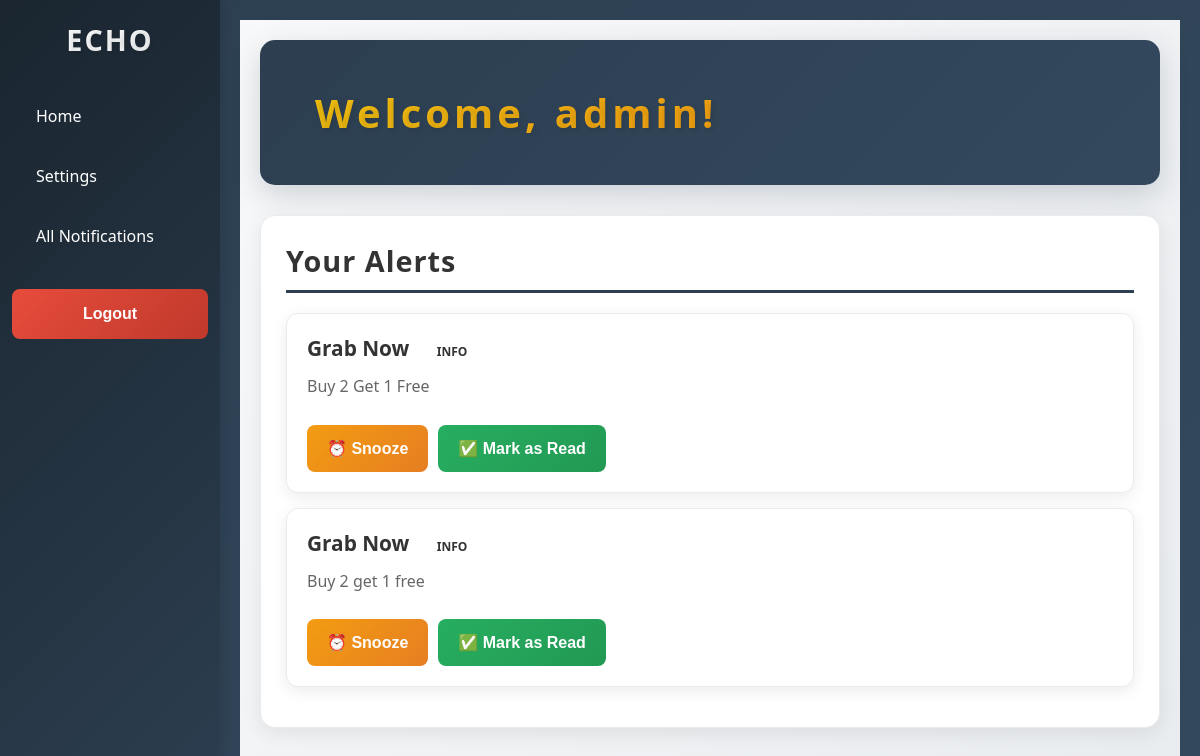
Page /users/dashboard/ (signed in) on the committed database.
### users/models.py (models this page shows, shortened)
class User(AbstractUser):
    email = models.EmailField(unique=True)
    phone_number = models.CharField(max_length=15, blank=True, null=True)
    team = models.ForeignKey(Team, on_delete=models.SET_NULL, null=True, blank=True)

### notifications/models.py (models this page shows, shortened)
class Alert(models.Model):
    SEVERITY_CHOICES = [
        ('info', 'Info'),
        ('warning', 'Warning'),
        ('critical', 'Critical')
    ]
    title = models.CharField(max_length=200)
    message = models.TextField()
    severity = models.CharField(max_length=50, choices=SEVERITY_CHOICES)
    start_time = models.DateTimeField()
    expiry_time = models.DateTimeField()
    remainder_freq = models.IntegerField(default=120)
    teams = models.ManyToManyField('users.Team', blank=True)
    users = models.ManyToManyField(settings.AUTH_USER_MODEL, blank=True)
    entire_organization = models.BooleanField(default=False)
    is_active = models.BooleanField(default=True)

### users/views.py (the view)
# urls.py: path('dashboard/', views.dashboard, name='dashboard'),
@login_required
def dashboard(request):
    user = request.user
    now = timezone.now()
    active_alerts = Alert.objects.filter(
        is_active=True,
        start_time__lte=now,
        expiry_time__gte=now
    ).filter(
        Q(entire_organization=True) |
        Q(users=user) |
        Q(teams=user.team)
    ).distinct()
    snoozed_alerts = UserAlertPreference.objects.filter(
        user=user,
        snoozed_until__gt=now
    ).values_list('alert_id', flat=True)
    read_alerts = UserAlertPreference.objects.filter(
        user=user,
        is_read=True
    ).values_list('alert_id', flat=True)
    alerts_to_show = active_alerts.exclude(id__in=list(snoozed_alerts) + list(read_alerts))
    return render(request, 'dashboard.html', {'alerts': alerts_to_show})

### users/templates/dashboard.html (shortened to what this page needs)
{% extends "base.html" %}
{% block content %}
<div class="dashboard-content">
  <div class="dashboard-welcome">
    <h1>Welcome, {{ request.user.username }}!</h1>
  </div>
  <div class="dashboard-section">
    <h2>Your Alerts</h2>
    {% for alert in alerts %}
    <div class="alert-card">
      <h3>
        {{ alert.title }}
        <span class="alert-severity {{ alert.severity|lower }}">
          {{ alert.severity }}
        </span>
      </h3>
      <p>{{ alert.message }}</p>
      <div class="alert-actions">
        <form method="post" action="{% url 'snooze_alert' alert.id %}">
          <button type="submit" class="alert-btn snooze">⏰ Snooze</button>
        </form>
        <form method="post" action="{% url 'mark_alert_as_read' alert.id %}">
          <button type="submit" class="alert-btn mark-read">
            ✅ Mark as Read
          </button>
        </form>
      </div>
    </div>
    {% empty %}
    <div class="no-alerts">
      <p> No active alerts</p>
    </div>
    {% endfor %}
  </div>
</div>
{% endblock %}

### users/static/style.css (style rules this page uses)
* { margin: 0; padding: 0; box-sizing: border-box; }
body { font-family: 'Segoe UI', Tahoma, Geneva, Verdana, sans-serif; background: linear-gradient(135deg, #2c3e50 0%, #34495e 100%); min-height: 100vh; display: flex; align-items: center; justify-content: center; padding: 20px; }
h1 { color: #2c3e50; font-size: 4em; margin-bottom: 15px; font-weight: 700; letter-spacing: 4px; text-shadow: 2px 2px 4px rgba(0, 0, 0, 0.1); background: linear-gradient(135deg, #2c3e50 0%, #34495e 100%); -webkit-background-clip: text; -webkit-text-fill-color: transparent; background-clip: text; }
h2 { color: #666; font-size: 1.8em; margin-bottom: 30px; font-weight: 500; letter-spacing: 1px; }
form { text-align: left; }
button[type="submit"] { width: 100%; background: linear-gradient(135deg, #2c3e50 0%, #34495e 100%); color: white; border: none; padding: 14px 20px; border-radius: 8px; font-size: 16px; font-weight: 600; cursor: pointer; transition: transform 0.2s ease, box-shadow 0.2s ease; margin-top: 10px; }
body { margin: 0; font-family: 'Segoe UI', Tahoma, Geneva, Verdana, sans-serif; display: flex; }
.dashboard-content { max-width: 1200px; margin: 0 auto; }
.dashboard-welcome { background: linear-gradient(135deg, #2c3e50 0%, #34495e 100%); color: white; padding: 30px; border-radius: 15px; margin-bottom: 30px; box-shadow: 0 10px 30px rgba(44, 62, 80, 0.2); }
.dashboard-welcome h1 { margin: 0; font-size: 2.5em; font-weight: 700; background: linear-gradient(135deg, #f1c40f 0%, #f39c12 100%); -webkit-background-clip: text; -webkit-text-fill-color: transparent; background-clip: text; padding: 15px 25px; border-radius: 10px; display: inline-block; }
.dashboard-section { background: white; border-radius: 15px; padding: 25px; margin-bottom: 25px; box-shadow: 0 5px 20px rgba(0, 0, 0, 0.08); border: 1px solid #e9ecef; }
.dashboard-section h2 { color: #333; font-size: 1.8em; margin-bottom: 20px; font-weight: 600; border-bottom: 3px solid #2c3e50; padding-bottom: 10px; }
.alert-card { background: white; border-radius: 12px; padding: 20px; margin-bottom: 15px; box-shadow: 0 4px 15px rgba(0, 0, 0, 0.08); border-left: 5px solid #2c3e50; transition: all 0.3s ease; border: 1px solid #e9ecef; }
.alert-card h3 { color: #333; font-size: 1.3em; margin-bottom: 10px; font-weight: 600; }
.alert-card p { color: #666; line-height: 1.6; margin-bottom: 15px; }
.alert-severity { display: inline-block; padding: 4px 12px; border-radius: 20px; font-size: 12px; font-weight: 600; text-transform: uppercase; margin-left: 10px; }
.alert-actions { display: flex; gap: 10px; margin-top: 15px; }
.alert-btn { padding: 8px 16px; border: none; border-radius: 8px; font-size: 14px; font-weight: 600; cursor: pointer; transition: all 0.3s ease; text-decoration: none; display: inline-block; text-align: center; }
.alert-btn.snooze { background: linear-gradient(135deg, #f39c12 0%, #e67e22 100%); color: white; }
.alert-btn.mark-read { background: linear-gradient(135deg, #27ae60 0%, #229954 100%); color: white; }

### rows in the picture
User: user.username "admin"
Alert: title "Grab Now", severity "INFO", message "Buy 2 Get 1 Free"
Alert: title "Grab Now", severity "INFO", message "Buy 2 get 1 free"
